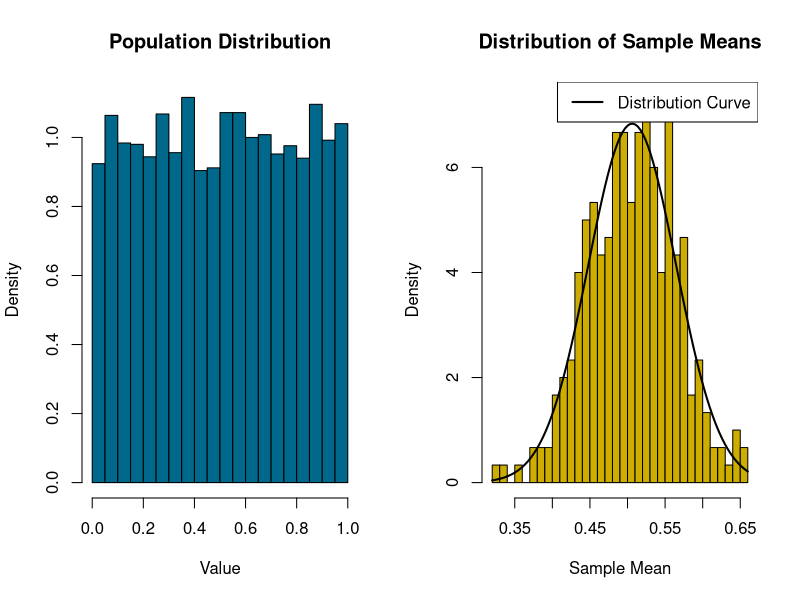
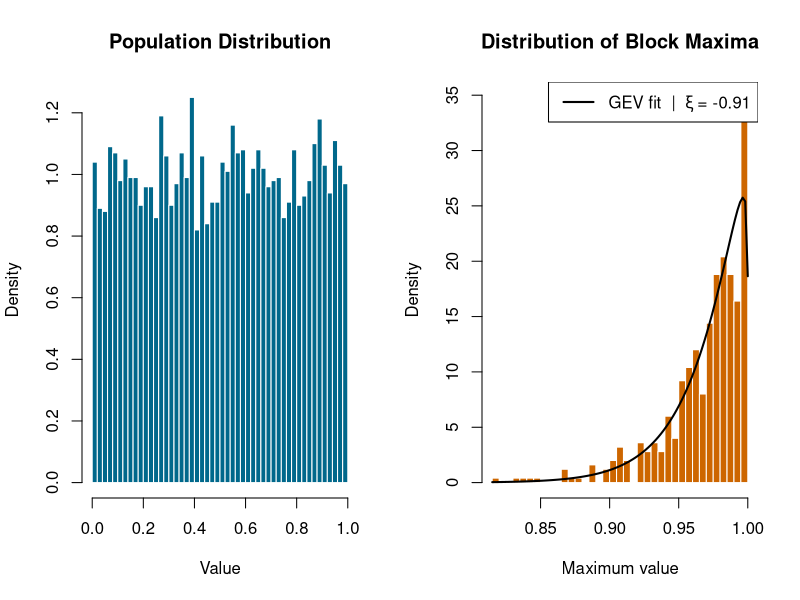
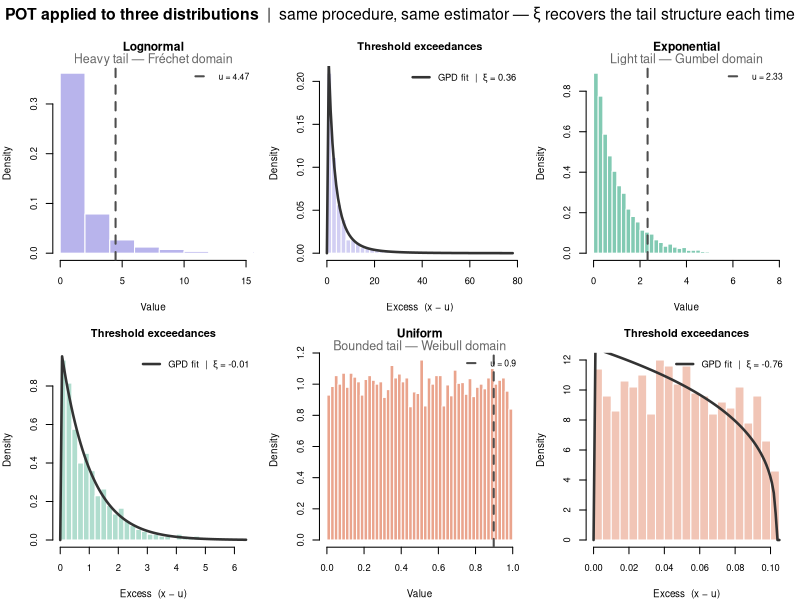

These figures' R source, in order:
## ---- chunk 1
# Set the random seed for reproducibility
set.seed(27)

# Generate a non-normally distributed population
population <- runif(5000, min = 0, max = 1)

# Create a histogram of the population
par(mfrow = c(1, 2))  # Set up a 1x2 grid for plotting

# Plot the histogram of the population
hist(population, breaks = 30, prob = TRUE, main = "Population Distribution",
     xlab = "Value", col = "deepskyblue4")

# Step 2 and 3: Draw random samples and calculate sample means
sample_size <- 30
num_samples <- 300

# Empty vector to store sample means
sample_means <- c()

for (i in 1:num_samples) {
  # Take a random sample
  sample <- sample(population, size = sample_size, replace = TRUE)
  
  # Calculate the mean of the sample
  sample_means[i] <- mean(sample)
}

# For sample
x_bar <- mean(sample_means)
std <- sd(sample_means)

# print('Sample Mean and Variance')
# print(x_bar)
# print(std**2)

# For Population
mu <- mean(population)
sigma <- sd(population)

# print('Population Mean and Variance')
# print(mu)
# print((sigma**2)/sample_size)

# Plot the histogram of sample means
hist(sample_means, breaks = 30, prob = TRUE, main = "Distribution of Sample Means",
     xlab = "Sample Mean", col = "gold3")

# Overlay density curves
curve(dnorm(x, mean = x_bar, sd = std), col = "black", lwd = 2, add = TRUE)
# curve(dnorm(x, mean = mu, sd = sigma^2), col = "red", lwd = 2, add = TRUE)

# Add labels and legends
legend("topright", legend = c("Distribution Curve"),
       col = c("black"), lwd = 2)

# Reset the plot layout
par(mfrow = c(1, 1))
## ---- chunk 2
set.seed(27)
# Same population — exponential, heavy right tail, definitely not normal
# population <- rexp(5000, rate = 1)
# population <- rnorm(5000)
population <- runif(5000, min = 0, max = 1)

par(mfrow = c(1, 2))

# Left panel: the underlying population
hist(population, breaks = 40, prob = TRUE,
     main = "Population Distribution",
     xlab = "Value", col = "deepskyblue4", border = "white")

# Right panel: distribution of block maxima
block_size  <- 30
num_blocks  <- 500
block_maxima <- numeric(num_blocks)

for (i in 1:num_blocks) {
  block_maxima[i] <- max(sample(population, size = block_size, replace = TRUE))
}

hist(block_maxima, breaks = 30, prob = TRUE,
     main = "Distribution of Block Maxima",
     xlab = "Maximum value", col = "darkorange3", border = "white")

# Fit and overlay a GEV curve using evd package
if (requireNamespace("evd", quietly = TRUE)) {
  fit <- evd::fgev(block_maxima)
  loc   <- fit$estimate["loc"]
  scale <- fit$estimate["scale"]
  shape <- fit$estimate["shape"]
  curve(evd::dgev(x, loc = loc, scale = scale, shape = shape),
        col = "black", lwd = 2, add = TRUE)
  legend("topright", legend =  paste0("GEV fit  |  ξ = ", round(shape, 2)), col = "black", lwd = 2)
}

par(mfrow = c(1, 1))
## ---- chunk 3
#| echo: false
#| message: false
#| warning: false
#| fig-width: 11
#| fig-height: 7

library(evd)

set.seed(27)
n         <- 10000
threshold <- 0.90   # use 90th percentile as threshold in each case

# ── Data-generating processes ──────────────────────────────────────────────
frechet_data <- rlnorm(n, meanlog = 0, sdlog = 1.2)   # heavy tail  → ξ > 0
gumbel_data  <- rexp(n, rate = 1)                      # light tail  → ξ ≈ 0
weibull_data <- runif(n, min = 0, max = 1)             # bounded     → ξ < 0

datasets <- list(
  list(data  = frechet_data,
       label = "Lognormal",
       sub   = "Heavy tail — Fréchet domain",
       col   = "#7F77DD",
       xlim  = c(0, 15)),
  list(data  = gumbel_data,
       label = "Exponential",
       sub   = "Light tail — Gumbel domain",
       col   = "#1D9E75",
       xlim  = c(0, 8)),
  list(data  = weibull_data,
       label = "Uniform",
       sub   = "Bounded tail — Weibull domain",
       col   = "#D85A30",
       xlim  = c(0, 1))
)

par(mfrow = c(2, 3),
    mar   = c(4, 4, 3, 1),
    oma   = c(0, 0, 2, 0),
    bg    = "transparent")

for (d in datasets) {

  x   <- d$data
  u   <- quantile(x, threshold)
  exc <- x[x > u] - u

  # ── Row 1: population with threshold ────────────────────────────────────
  hist(x,
       breaks  = 50,
       prob    = TRUE,
       main    = d$label,
       xlab    = "Value",
       ylab    = "Density",
       col     = adjustcolor(d$col, alpha.f = 0.55),
       border  = "white",
       xlim    = d$xlim,
       cex.main = 1.1,
       cex.lab  = 0.9,
       cex.axis = 0.85)

  abline(v   = u,
         col = "grey30",
         lwd = 2,
         lty = 2)

  mtext(d$sub,
        side = 3, line = 0,
        cex  = 0.75,
        col  = "grey40")

  legend("topright",
         legend   = paste0("u = ", round(u, 2)),
         col      = "grey30",
         lwd      = 2,
         lty      = 2,
         cex      = 0.78,
         bty      = "n")

  # ── Row 2: GPD fit to exceedances ────────────────────────────────────────
  fit   <- fpot(x, threshold = u)
  sc    <- fit$estimate["scale"]
  sh    <- fit$estimate["shape"]
  label <- paste0("GPD fit  |  ξ = ", round(sh, 2))

  hist(exc,
       breaks  = 30,
       prob    = TRUE,
       main    = "Threshold exceedances",
       xlab    = "Excess  (x − u)",
       ylab    = "Density",
       col     = adjustcolor(d$col, alpha.f = 0.35),
       border  = "white",
       cex.main = 1.0,
       cex.lab  = 0.9,
       cex.axis = 0.85)

  curve(dgpd(x, loc = 0, scale = sc, shape = sh),
        col = "grey20",
        lwd = 2.5,
        add = TRUE)

  legend("topright",
         legend = label,
         col    = "grey20",
         lwd    = 2.5,
         cex    = 0.85,
         bty    = "n")
}

mtext(
  expression(
    bold("POT applied to three distributions") ~~ "|" ~~
    "same procedure, same estimator — " *
    xi * " recovers the tail structure each time"
  ),
  outer = TRUE,
  side  = 3,
  cex   = 0.95
)

par(mfrow = c(1, 1))
